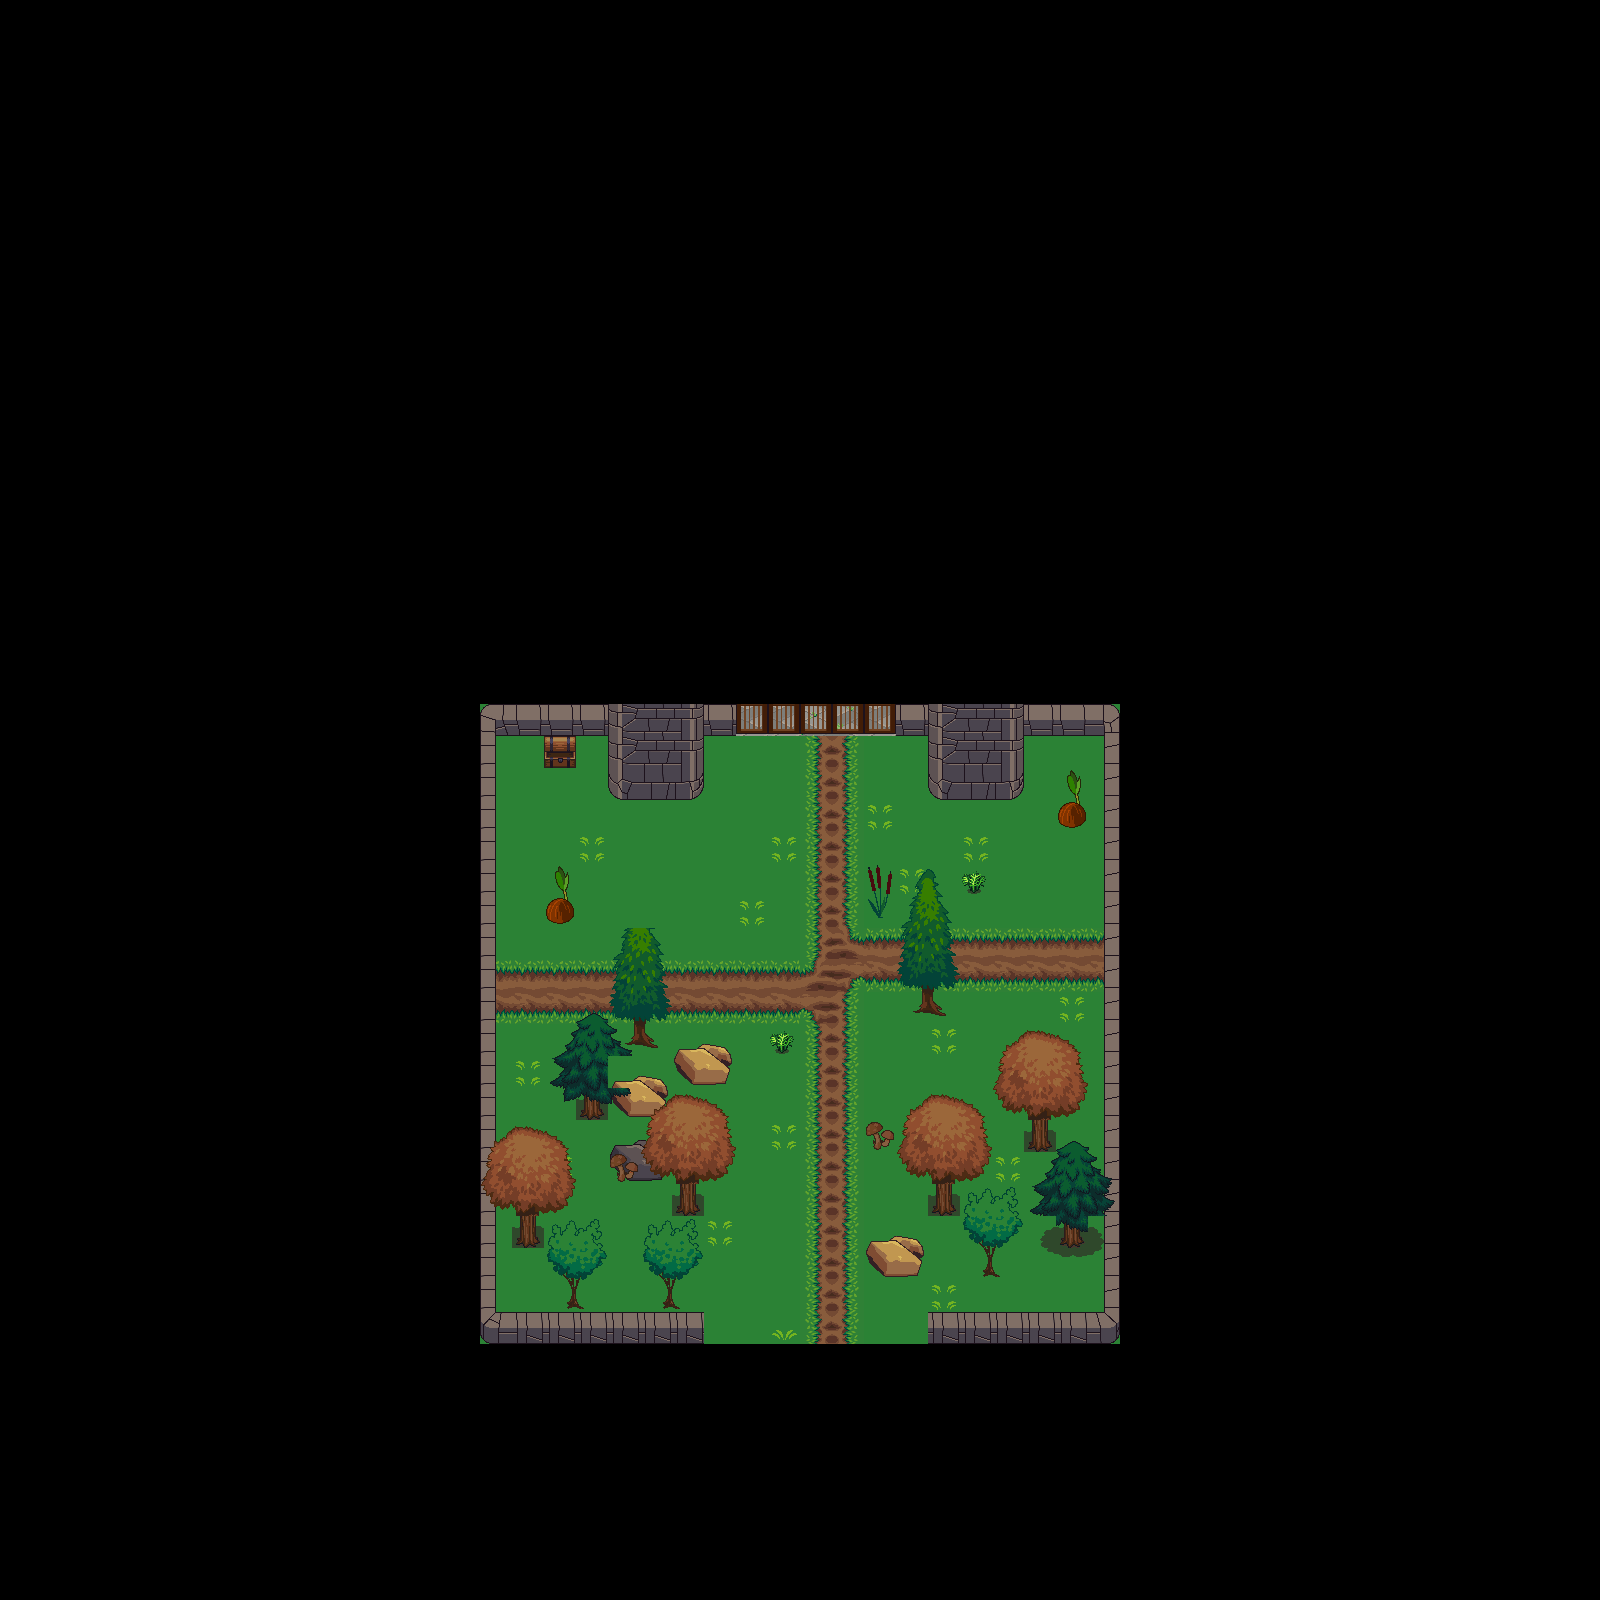

This is a level from a 2D game, rendered from its Tiled map with the project's own tilesets. A one-line summary and the map file follow, with tile-layer data summarised:
An orthogonal 50x50 tile map with 32x32 px tiles, 4 tile layers (layer1, layer2, solid, objects) and 2 objects.

<map version="1.0" tiledversion="1.1.4" orientation="orthogonal" renderorder="right-down" width="50" height="50" tilewidth="32" tileheight="32" infinite="0" nextobjectid="5">
 <tileset firstgid="1" name="terrain_atlas" tilewidth="32" tileheight="32" tilecount="1024" columns="32">
  <image source="../tile/terrain_atlas.png" width="1024" height="1024" />
 </tileset>
 <layer name="layer1" width="50" height="50">
  <data>[2500 cells, 400 non-empty, 1 distinct tile ids]</data>
 </layer>
 <layer name="layer2" width="50" height="50">
  <data>[2500 cells, 400 non-empty, 16 distinct tile ids]</data>
 </layer>
 <layer name="solid" width="50" height="50">
  <data>[2500 cells, 100 non-empty, 25 distinct tile ids]</data>
 </layer>
 <layer name="objects" width="50" height="50">
  <data>[2500 cells, 118 non-empty, 52 distinct tile ids]</data>
 </layer>
 <objectgroup name="Object Layer 1">
  <object id="2" gid="402" x="832.5" y="858.25" width="32" height="32" />
  <object id="4" gid="599" x="740" y="891" width="32" height="32" />
 </objectgroup>
</map>
